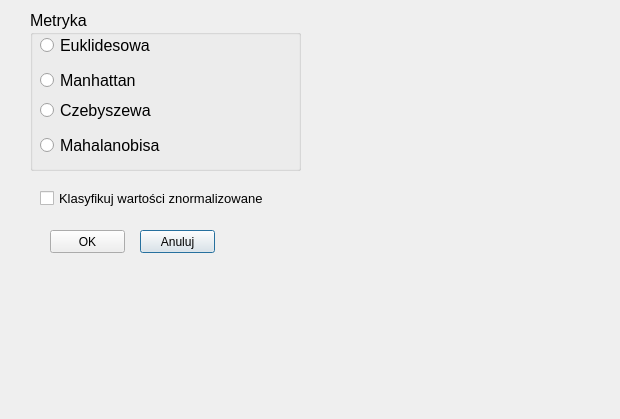
<?xml version="1.0" encoding="UTF-8"?>
<ui version="4.0">
 <class>Dialog</class>
 <widget class="QDialog" name="Dialog">
  <property name="geometry">
   <rect>
    <x>0</x>
    <y>0</y>
    <width>620</width>
    <height>419</height>
   </rect>
  </property>
  <property name="windowTitle">
   <string>Dialog</string>
  </property>
  <widget class="QGroupBox" name="metricBox">
   <property name="geometry">
    <rect>
     <x>30</x>
     <y>10</y>
     <width>271</width>
     <height>161</height>
    </rect>
   </property>
   <property name="font">
    <font>
     <pointsize>12</pointsize>
    </font>
   </property>
   <property name="title">
    <string>Metryka</string>
   </property>
   <widget class="QRadioButton" name="euklidianRadio">
    <property name="geometry">
     <rect>
      <x>10</x>
      <y>20</y>
      <width>181</width>
      <height>31</height>
     </rect>
    </property>
    <property name="text">
     <string>Euklidesowa</string>
    </property>
   </widget>
   <widget class="QRadioButton" name="manhattanRadio">
    <property name="geometry">
     <rect>
      <x>10</x>
      <y>60</y>
      <width>141</width>
      <height>21</height>
     </rect>
    </property>
    <property name="text">
     <string>Manhattan</string>
    </property>
   </widget>
   <widget class="QRadioButton" name="chebyshevRadio">
    <property name="geometry">
     <rect>
      <x>10</x>
      <y>90</y>
      <width>141</width>
      <height>21</height>
     </rect>
    </property>
    <property name="text">
     <string>Czebyszewa</string>
    </property>
   </widget>
   <widget class="QRadioButton" name="mahalanobisRadio">
    <property name="geometry">
     <rect>
      <x>10</x>
      <y>120</y>
      <width>181</width>
      <height>31</height>
     </rect>
    </property>
    <property name="text">
     <string>Mahalanobisa</string>
    </property>
   </widget>
  </widget>
  <widget class="QPushButton" name="cancelButton">
   <property name="geometry">
    <rect>
     <x>140</x>
     <y>230</y>
     <width>75</width>
     <height>23</height>
    </rect>
   </property>
   <property name="text">
    <string>Anuluj</string>
   </property>
  </widget>
  <widget class="QPushButton" name="okButton">
   <property name="geometry">
    <rect>
     <x>50</x>
     <y>230</y>
     <width>75</width>
     <height>23</height>
    </rect>
   </property>
   <property name="text">
    <string>OK</string>
   </property>
  </widget>
  <widget class="QCheckBox" name="checkBoxNormalize">
   <property name="geometry">
    <rect>
     <x>40</x>
     <y>190</y>
     <width>241</width>
     <height>17</height>
    </rect>
   </property>
   <property name="font">
    <font>
     <pointsize>10</pointsize>
    </font>
   </property>
   <property name="text">
    <string>Klasyfikuj wartości znormalizowane</string>
   </property>
  </widget>
 </widget>
 <resources/>
 <connections/>
</ui>
